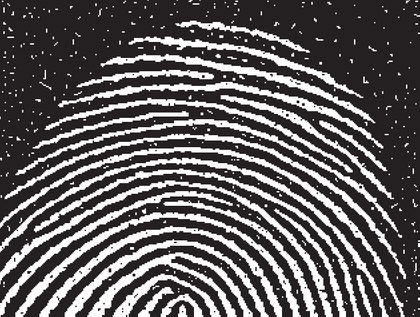
%> input picture FingerPrint.bmp, 420 x 317 px, shrunk from 630 x 476 before the run
$ octave --eval "result = Histogram_Equalization(imread('FingerPrint.bmp'));"   (GNU Octave 9; MATLAB toolbox functions it lacks are replaced by stand-ins)
%> lines starting %> are read from the running program, lines starting %| are printed output that depends on the picture
function new_img = Histogram_Equalization(im)
[r, c]=size(im);
%> r = 317; c = 1260
new_img=uint8(zeros(1,256));
total_no_of_pixels=r*c;
%> total_no_of_pixels = 399420
freq=zeros(256,1);
pdf=zeros(256,1);          %probability density function " # Pixels "
cdf=zeros(256,1);          %cumulative density function " Ruuning Sum "
cum=zeros(256,1);          %cumulative " Divide $ Multiply "
out=zeros(256,1);

for i=1:r
    for j=1:c
        value=im(i,j);
        freq(value+1)=freq(value+1)+1;
        pdf(value+1)=freq(value+1)/total_no_of_pixels;
    end
end
%> after the loop, freq = 256 values, max 59244 at index 255, min 0 at index 256, mean 1560.2; pdf = 256 values, max 0.148 at index 255, min 0 at index 256, mean 0.00391
sum=0; L=255;
for i=1:size(pdf)
    sum=sum+freq(i);
    cum(i)=sum;
    cdf(i)=cum(i)/total_no_of_pixels;
    out(i)=round(cdf(i)*L);
end
%> this loop made 256 passes
%> sum on passes 1 to 3: 2009, 2395, 2722
%> after the loop, cdf = 256 values from 0.00503 to 1; cum = 256 values from 2009 to 399420; out = 256 values from 1 to 255; sum = 399420
for i=1:r
    for j=1:c
        new_img(i,j)=out(im(i,j)+1);
    end
end
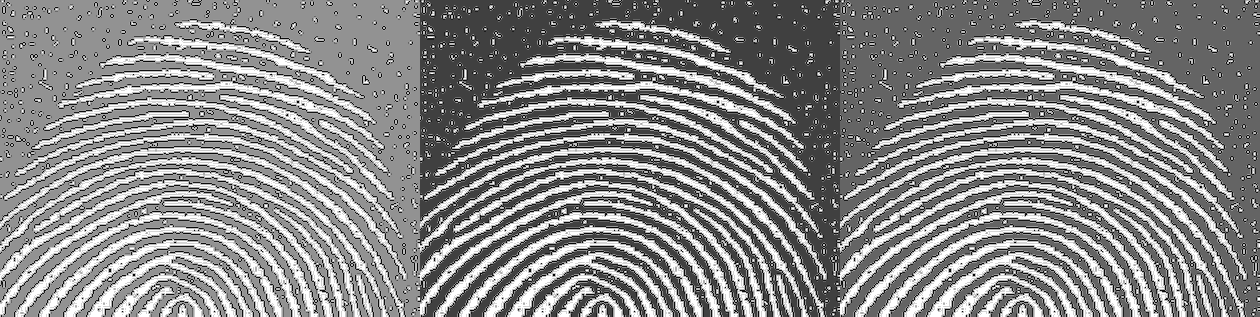
%> new_img: size 317x1260 uint8; min 1, max 255, mean 138.2

%new_img =uint8(new_img);
%he=histeq(new_img);
%figure,imshow(he),title('Histogram Equalization');
figure,subplot(2,1,1),imshow(new_img),title('Histogram Equalization'),subplot(2,1,2),imshow(im),title('Original');
figure,histogram(new_img),title('Equalized Histogram')
%> after `title('Equalized Histogram')`:
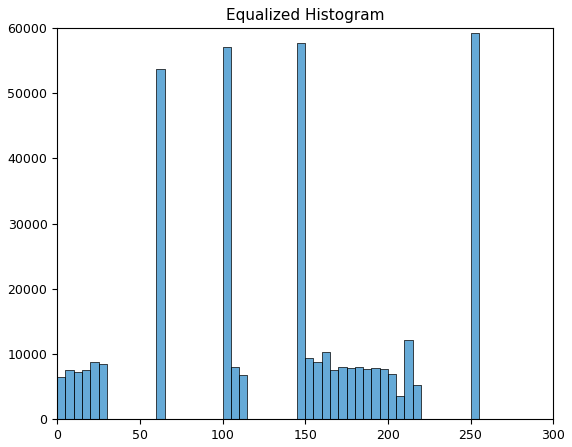
%> figure redrawn from the program's plot data; tallest bar 59244 high, from x = 250 to 255
%> `result = Histogram_Equalization(imread('FingerPrint.bmp'));`:
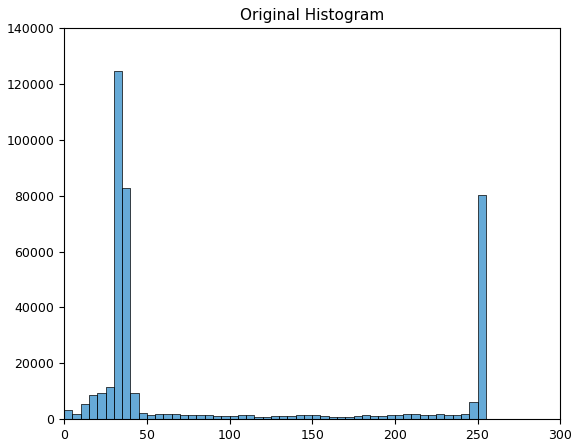
%> figure redrawn from the program's plot data; tallest bar 124597 high, from x = 30 to 35
figure,histogram(im),title('Original Histogram');
end
